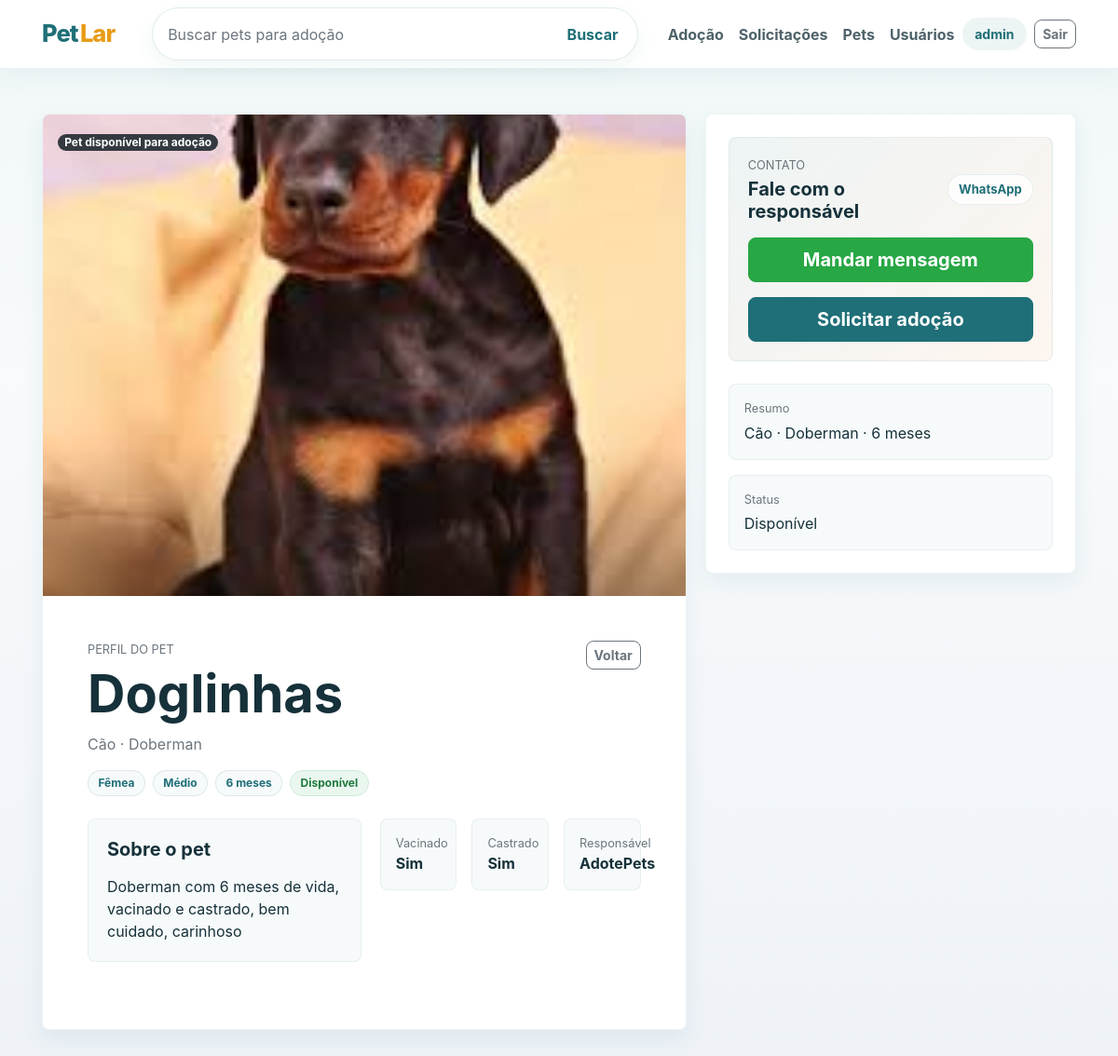
Page /pets/adocao/2/ (signed in) on the earlier database version.
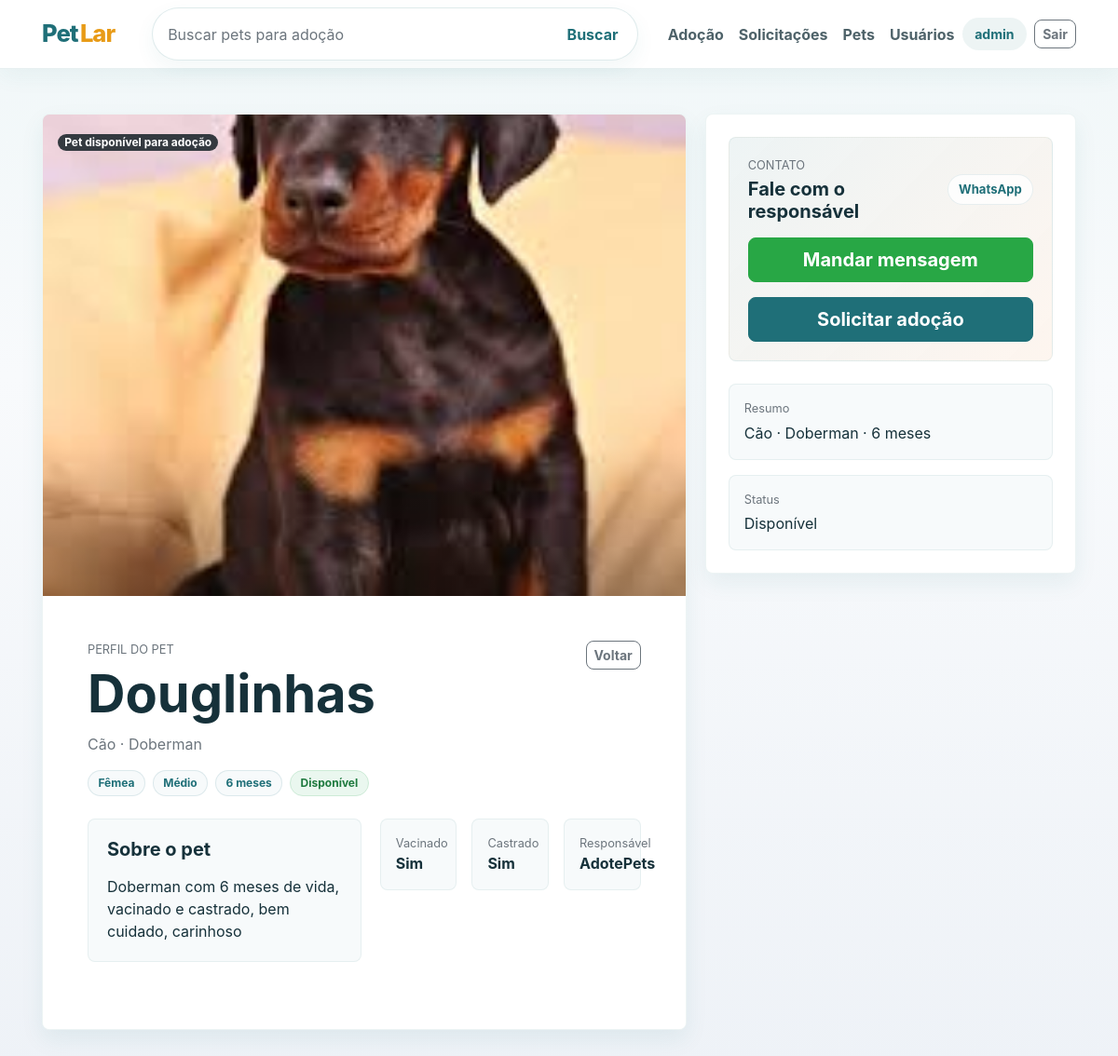
Same page on the later database version.
### pet/models.py (models this page shows, shortened)
class Pet(models.Model):
    id = models.AutoField(primary_key=True)
    nome = models.CharField(max_length=100)
    especie = models.CharField(max_length=100)
    fotos = models.ImageField(upload_to='pets/')
    raca = models.CharField(max_length=100)
    idade = models.IntegerField(verbose_name='Idade (meses)')
    sexo = models.CharField(max_length=20, choices=OPCOES_SEXO)
    porte = models.CharField(max_length=20, choices=OPCOES_PORTE)
    vacinado = models.BooleanField(default=False)
    castrado = models.BooleanField(default=False)
    descricao = models.TextField()
    status = models.CharField(max_length=20, choices=OPCOES_STATUS, default='1')
    responsavel = models.ForeignKey(
        'user.User',
        on_delete=models.SET_NULL,
        null=True,
        blank=True,
        related_name='pets',
    )
    data_cadastro = models.DateTimeField(auto_now_add=True)
    @property
    def idade_formatada(self):
        if self.idade <= 0:
            return 'Menos de 1 mês'
        anos = self.idade // 12
        meses = self.idade % 12
        partes = []
        if anos:
            partes.append(f'{anos} ano' if anos == 1 else f'{anos} anos')
        if meses:
            partes.append(f'{meses} mês' if meses == 1 else f'{meses} meses')
        return ' e '.join(partes)
    @property
    def whatsapp_url(self):
        if not self.responsavel or not self.responsavel.telefone:
            return None
        telefone = ''.join(ch for ch in self.responsavel.telefone if ch.isdigit())
        if len(telefone) == 10 or len(telefone) == 11:
            telefone = f'55{telefone}'
        mensagem = (
            f'Olá! Vi o pet {self.nome} no PetLar e gostaria de mais informações '
            f'sobre a adoção.'
        )
        from urllib.parse import quote
        return f'https://wa.me/{telefone}?text={quote(mensagem)}'

### user/models.py (models this page shows, shortened)
class User(models.Model):
    id = models.AutoField(primary_key=True)
    nome = models.CharField(max_length=255)
    email = models.EmailField(unique=True)
    senha = models.CharField(max_length=255)
    telefone = models.CharField(max_length=20, blank=True, null=True)
    tipo_usuario = models.CharField(
        max_length=20,
        choices=OPCOES_TIPO_USUARIO,
        default=TIPO_ADOTANTE,
    )
    razao_social_ong = models.CharField(max_length=255, blank=True, null=True)
    cnpj_ong = models.CharField(max_length=18, blank=True, null=True)
    comprovante_ong = models.FileField(upload_to='comprovantes_ongs/', blank=True, null=True)
    status_verificacao_ong = models.CharField(
        max_length=20,
        choices=OPCOES_STATUS_VERIFICACAO_ONG,
        default=STATUS_ONG_NAO_SE_APLICA,
    )
    data_criacao = models.DateTimeField(auto_now_add=True)

### pet/views.py (the view)
# urls.py: path('adocao/<int:pk>/', DetalhePet.as_view(), name='detalhe_pet'),
class DetalhePet(PerfilUsuarioMixin, LoginRequiredMixin, DetailView):
    model = Pet
    template_name = 'pet/detalhe_pet.html'
    context_object_name = 'pet'
    def get_queryset(self):
        queryset = Pet.objects.select_related('responsavel')
        if self.request.user.is_superuser:
            return queryset
        custom_user = get_custom_user_for_request(self.request)
        filtros = Q(status='1')
        if custom_user and custom_user.tipo_usuario == TIPO_ONG:
            filtros = filtros | Q(responsavel=custom_user)
        return queryset.filter(filtros)

### PetLar/mixins.py (called while the page is built)
def get_custom_user_for_request(request):
    if not request.user.is_authenticated:
        return None
    email = getattr(request.user, 'email', '')
    if not email:
        return None
    return CustomUser.objects.filter(email=email).first()

    def get_perfil_usuario(self):
        return get_custom_user_for_request(self.request)

    def usuario_pode_gerenciar_pets(self, perfil_usuario):
        if self.request.user.is_authenticated and self.request.user.is_superuser:
            return True
        return bool(
            perfil_usuario
            and perfil_usuario.tipo_usuario == TIPO_ONG
            and perfil_usuario.ong_aprovada
        )

    def get_solicitacoes_pendentes_ong_count(self, perfil_usuario):
        if not (
            perfil_usuario
            and perfil_usuario.tipo_usuario == TIPO_ONG
            and perfil_usuario.ong_aprovada
        ):
            return 0
        from solicitacao.models import SolicitacaoDeAdocao
        return SolicitacaoDeAdocao.objects.filter(
            pet__responsavel=perfil_usuario,
            status='PENDENTE',
        ).count()

### templates/pet/detalhe_pet.html (shortened to what this page needs)
{% extends 'base.html' %}
{% block content %}
<section class="pet-detail-shell">
	<div class="pet-detail-main petlar-card overflow-hidden">
		<div class="pet-detail-media">
			<img src="{{ pet.fotos.url }}" alt="{{ pet.nome }}" class="pet-detail-image">
			<div class="pet-detail-media-label">
				<span class="badge badge-dark badge-pill">Pet disponível para adoção</span>
			</div>
		</div>
		<div class="p-4 p-md-5 pet-detail-content">
			<div class="pet-detail-topline d-flex flex-wrap justify-content-between align-items-start gap-3 mb-3">
				<div>
					<p class="text-uppercase text-muted small mb-1">Perfil do pet</p>
					<h1 class="display-4 font-weight-bold mb-0">{{ pet.nome }}</h1>
					<p class="text-muted fs-5 mb-0 mt-2">{{ pet.especie }} · {{ pet.raca }}</p>
				</div>
				<a href="{% url 'home_pets' %}" class="btn btn-outline-secondary btn-sm">Voltar</a>
			</div>
			<div class="d-flex flex-wrap gap-2 mb-4">
				<span class="badge badge-soft">{{ pet.get_sexo_display }}</span>
				<span class="badge badge-soft">{{ pet.get_porte_display }}</span>
				<span class="badge badge-soft">{{ pet.idade_formatada }}</span>
				<span class="badge badge-success-soft">{{ pet.get_status_display }}</span>
			</div>
			<div class="pet-detail-stack mb-4">
				<div class="pet-detail-text">
					<h2 class="h5 font-weight-bold mb-3">Sobre o pet</h2>
					<p class="fs-5 lh-base mb-0">{{ pet.descricao }}</p>
				</div>
				<div class="detail-info-grid">
					<div class="detail-info-card">
						<span class="text-muted small d-block">Vacinado</span>
						<strong>{% if pet.vacinado %}Sim{% else %}Não{% endif %}</strong>
					</div>
					<div class="detail-info-card">
						<span class="text-muted small d-block">Castrado</span>
						<strong>{% if pet.castrado %}Sim{% else %}Não{% endif %}</strong>
					</div>
					<div class="detail-info-card">
						<span class="text-muted small d-block">Responsável</span>
						<strong>{{ pet.responsavel.nome|default:'Não informado' }}</strong>
					</div>
				</div>
			</div>
		</div>
	</div>
	<aside class="pet-detail-sidebar petlar-card p-4 p-md-4">
		<div class="contact-panel mb-4">
			<div class="d-flex align-items-center justify-content-between gap-3 mb-3">
				<div>
					<p class="text-uppercase text-muted small mb-1">Contato</p>
					<h2 class="h5 font-weight-bold mb-0">Fale com o responsável</h2>
				</div>
				<span class="contact-badge">WhatsApp</span>
			</div>
			{% if pet.whatsapp_url %}
				<a href="{{ pet.whatsapp_url }}" target="_blank" rel="noopener noreferrer" class="btn btn-success btn-lg w-100">Mandar mensagem</a>
			{% else %}
				<button class="btn btn-success btn-lg w-100" type="button" disabled>WhatsApp indisponível</button>
				<p class="text-muted small mt-3 mb-0">Este pet ainda não possui telefone cadastrado no responsável.</p>
			{% endif %}
			{% if perfil_usuario.tipo_usuario == 'ADOTANTE' %}
				<a href="{% url 'criar_solicitacao' pet.pk %}" class="btn btn-primary btn-lg w-100 mt-3">Solicitar adoção</a>
			{% endif %}
		</div>
		<div class="detail-info-card mb-3">
			<span class="text-muted small d-block mb-1">Resumo</span>
			<p class="mb-0">{{ pet.especie }} · {{ pet.raca }} · {{ pet.idade_formatada }}</p>
		</div>
		<div class="detail-info-card">
			<span class="text-muted small d-block mb-1">Status</span>
			<p class="mb-0">{{ pet.get_status_display }}</p>
		</div>
	</aside>
</section>
{% endblock %}

Differences in the rows shown:
changed Pet "Cão": nome "Doglinhas" → "Douglinhas"
